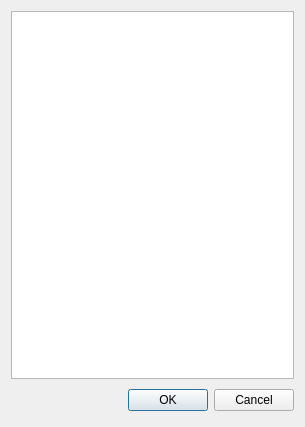
<?xml version="1.0" encoding="UTF-8"?>
<ui version="4.0">
 <class>SelectApp</class>
 <widget class="QDialog" name="SelectApp">
  <property name="geometry">
   <rect>
    <x>0</x>
    <y>0</y>
    <width>305</width>
    <height>427</height>
   </rect>
  </property>
  <property name="windowTitle">
   <string>Select App</string>
  </property>
  <layout class="QVBoxLayout" name="verticalLayout">
   <item>
    <widget class="QListWidget" name="appList"/>
   </item>
   <item>
    <layout class="QHBoxLayout">
     <property name="spacing">
      <number>6</number>
     </property>
     <property name="leftMargin">
      <number>0</number>
     </property>
     <property name="topMargin">
      <number>0</number>
     </property>
     <property name="rightMargin">
      <number>0</number>
     </property>
     <property name="bottomMargin">
      <number>0</number>
     </property>
     <item>
      <spacer>
       <property name="orientation">
        <enum>Qt::Horizontal</enum>
       </property>
       <property name="sizeHint" stdset="0">
        <size>
         <width>131</width>
         <height>31</height>
        </size>
       </property>
      </spacer>
     </item>
     <item>
      <widget class="QPushButton" name="okButton">
       <property name="text">
        <string>OK</string>
       </property>
      </widget>
     </item>
     <item>
      <widget class="QPushButton" name="cancelButton">
       <property name="text">
        <string>Cancel</string>
       </property>
      </widget>
     </item>
    </layout>
   </item>
  </layout>
 </widget>
 <resources/>
 <connections>
  <connection>
   <sender>cancelButton</sender>
   <signal>clicked()</signal>
   <receiver>SelectApp</receiver>
   <slot>reject()</slot>
   <hints>
    <hint type="sourcelabel">
     <x>369</x>
     <y>253</y>
    </hint>
    <hint type="destinationlabel">
     <x>179</x>
     <y>282</y>
    </hint>
   </hints>
  </connection>
  <connection>
   <sender>okButton</sender>
   <signal>clicked()</signal>
   <receiver>SelectApp</receiver>
   <slot>accept()</slot>
   <hints>
    <hint type="sourcelabel">
     <x>278</x>
     <y>253</y>
    </hint>
    <hint type="destinationlabel">
     <x>96</x>
     <y>254</y>
    </hint>
   </hints>
  </connection>
 </connections>
</ui>
